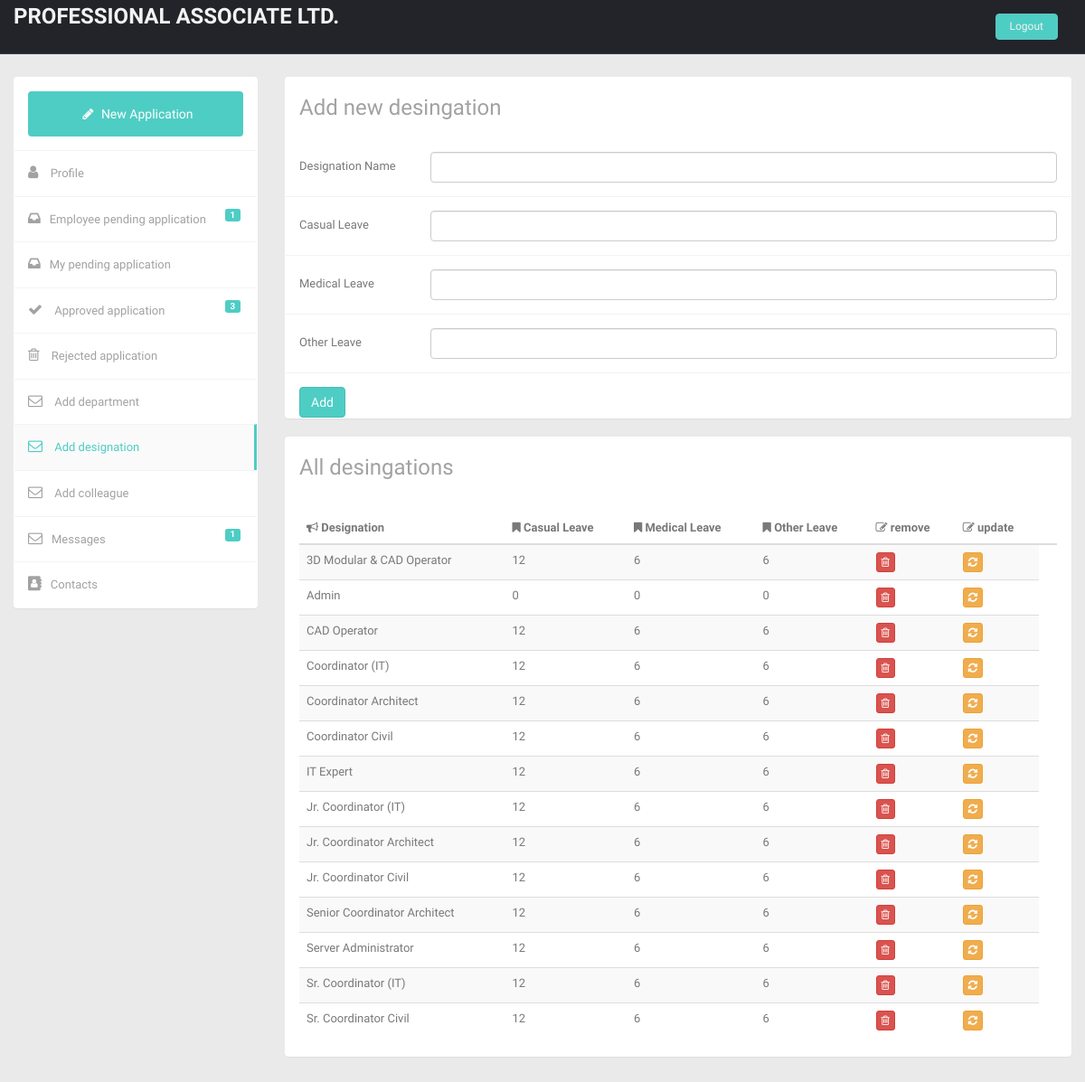
/designation.php (signed in), run on the app's committed database.
### tables this page shows
CREATE TABLE `designation` (
  `designation_id` int(11) NOT NULL,
  `designation_name` varchar(30) DEFAULT NULL,
  `casual_leave` int(11) NOT NULL,
  `medical_leave` int(11) NOT NULL,
  `other_leave` int(11) NOT NULL
);

### designation.php (the view, shortened to what this page needs)
<?php if($_SESSION["role"]=="admin" || $_SESSION["role"]=="super_admin"){ ?>
<?php include 'template/header.php'; ?>
    <section id="main-content">
        <section class="wrapper">
            <div class="row mt">
                <?php include 'template/sidebar.php'; ?>
                <div class="col-sm-9" style="margin-left: 25%;">
                    <section class="panel">
                        <header class="panel-heading wht-bg">
                            <h4 class="gen-case">
                                Add new desingation
                            </h4>
                        </header>
                        <div class="panel-body ">
                            <form class="form-horizontal style-form" action="core/adddesignation.php" method="POST">
                                <div class="form-group">
                                    <label class="col-sm-2 col-sm-2 control-label">Designation Name</label>
                                    <div class="col-sm-10">
                                        <input type="text" class="form-control" name="designation_name" value="" required>
                                    </div>
                                </div>
                                <div class="form-group">
                                    <label class="col-sm-2 col-sm-2 control-label">Casual Leave</label>
                                    <div class="col-sm-10">
                                        <input type="number" class="form-control" name="casual_leave" value="" min="0" required>
                                    </div>
                                </div>
                                <div class="form-group">
                                    <label class="col-sm-2 col-sm-2 control-label">Medical Leave</label>
                                    <div class="col-sm-10">
                                        <input type="number" class="form-control" name="medical_leave" value="" min="0" required>
                                    </div>
                                </div>
                                <div class="form-group">
                                    <label class="col-sm-2 col-sm-2 control-label">Other Leave</label>
                                    <div class="col-sm-10">
                                        <input type="number" class="form-control" name="other_leave" value="" min="0" required>
                                    </div>
                                </div>
                                <button type="submit" class="btn btn-theme">Add</button>
                            </form>
                        </div>
                    </section>
                    <section class="panel">
                        <header class="panel-heading wht-bg">
                            <h4 class="gen-case">
                                All desingations
                            </h4>
                        </header>
                        <div class="panel-body ">
                            <table class="table table-striped table-advance table-hover">
                                <thead>
                                <tr>
                                    <th><i class="fa fa-bullhorn"></i> Designation</th>
                                    <th><i class="fa fa-bookmark"></i> Casual Leave</th>
                                    <th><i class="fa fa-bookmark"></i> Medical Leave</th>
                                    <th><i class="fa fa-bookmark"></i> Other Leave</th>
                                    <th><i class="fa fa-edit"></i> remove</th>
                                    <th><i class="fa fa-edit"></i> update</th>
                                    <th></th>
                                </tr>
                                </thead>
                                <tbody>
                                <?php
                                $sql = "SELECT * FROM designation ORDER BY designation_name";
                                $result = $conn->query($sql);
                                if ($result->num_rows > 0) {
                                    while ($row = $result->fetch_assoc()) {
                                        echo '<tr>
                                                <td>' . $row["designation_name"] . '</td>
                                                <td>' . $row["casual_leave"] . '</td>
                                                <td>' . $row["medical_leave"] . '</td>
                                                <td>' . $row["other_leave"] . '</td>
                                                <td><a href="core/removedesignation.php?id='.$row["designation_id"].'" class="btn btn-danger btn-xs"><i class="fa fa-trash-o "></i></a></td>
                                                <td><a data-toggle="modal" data-target="#exampleModal-'.$row["designation_id"].'" class="btn btn-warning btn-xs"><i class="fa fa-refresh "></i></a></td>
                                            </tr>';
                                    }
                                }
                                 ?>
                                </tbody>
                            </table>
                        </div>
                    </section>
                </div>
            </div>
        </section>
    </section>
<?php include 'template/footer.php'; ?>
<?php } ?>

### css/style.css (style rules this page uses)
body { color: #797979; background: #eaeaea; font-family: 'Ruda', sans-serif; padding: 0px !important; margin: 0px !important; font-size:13px; }
a, a:hover, a:focus { text-decoration: none; outline: none; }
.btn-theme { color: #fff; background-color: #4ECDC4; border-color: #48bcb4; }
.mt { margin-top: 25px; }
.wrapper { display: inline-block; margin-top: 60px; padding-left: 15px; padding-right: 15px; padding-bottom: 15px; padding-top: 0px; width: 100%; }
label { font-weight: 400; }
.form-horizontal.style-form .form-group { border-bottom: 1px solid #eff2f7; padding-bottom: 15px; margin-bottom: 15px; }
@media (min-width: 768px) { .form-horizontal .control-label { text-align: left; } }
.wht-bg { background:#fff; }
.wht-bg h4 { font-size:24px; color:#a2a2a2; font-weight:300; }
.panel-body { padding: 15px 15px 0px 15px; }

### data on the page
designation: designation_name "3D Modular & CAD Operator", casual_leave "12", medical_leave "6", other_leave "6"
designation: designation_name "Admin", casual_leave "0", medical_leave "0", other_leave "0"
designation: designation_name "CAD Operator", casual_leave "12", medical_leave "6", other_leave "6"
designation: designation_name "Coordinator (IT)", casual_leave "12", medical_leave "6", other_leave "6"
designation: designation_name "Coordinator Architect", casual_leave "12", medical_leave "6", other_leave "6"
designation: designation_name "Coordinator Civil", casual_leave "12", medical_leave "6", other_leave "6"
designation: designation_name "IT Expert", casual_leave "12", medical_leave "6", other_leave "6"
designation: designation_name "Jr. Coordinator (IT)", casual_leave "12", medical_leave "6", other_leave "6"
designation: designation_name "Jr. Coordinator Architect", casual_leave "12", medical_leave "6", other_leave "6"
designation: designation_name "Jr. Coordinator Civil", casual_leave "12", medical_leave "6", other_leave "6"
designation: designation_name "Senior Coordinator Architect", casual_leave "12", medical_leave "6", other_leave "6"
designation: designation_name "Server Administrator", casual_leave "12", medical_leave "6", other_leave "6"
designation: designation_name "Sr. Coordinator (IT)", casual_leave "12", medical_leave "6", other_leave "6"
designation: designation_name "Sr. Coordinator Civil", casual_leave "12", medical_leave "6", other_leave "6"

### other printed values
$row["sum"] "1"
$row["sum"] "3"
